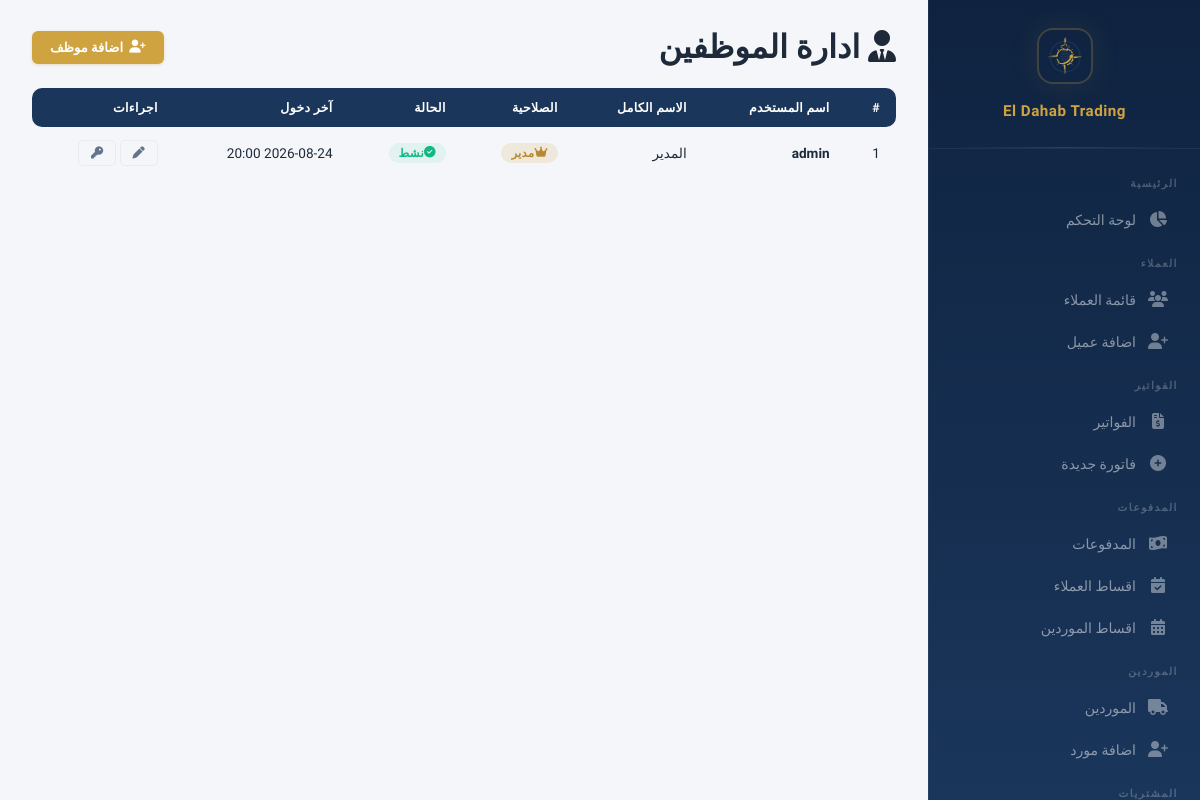
The app's page /employees (signed in), older data.
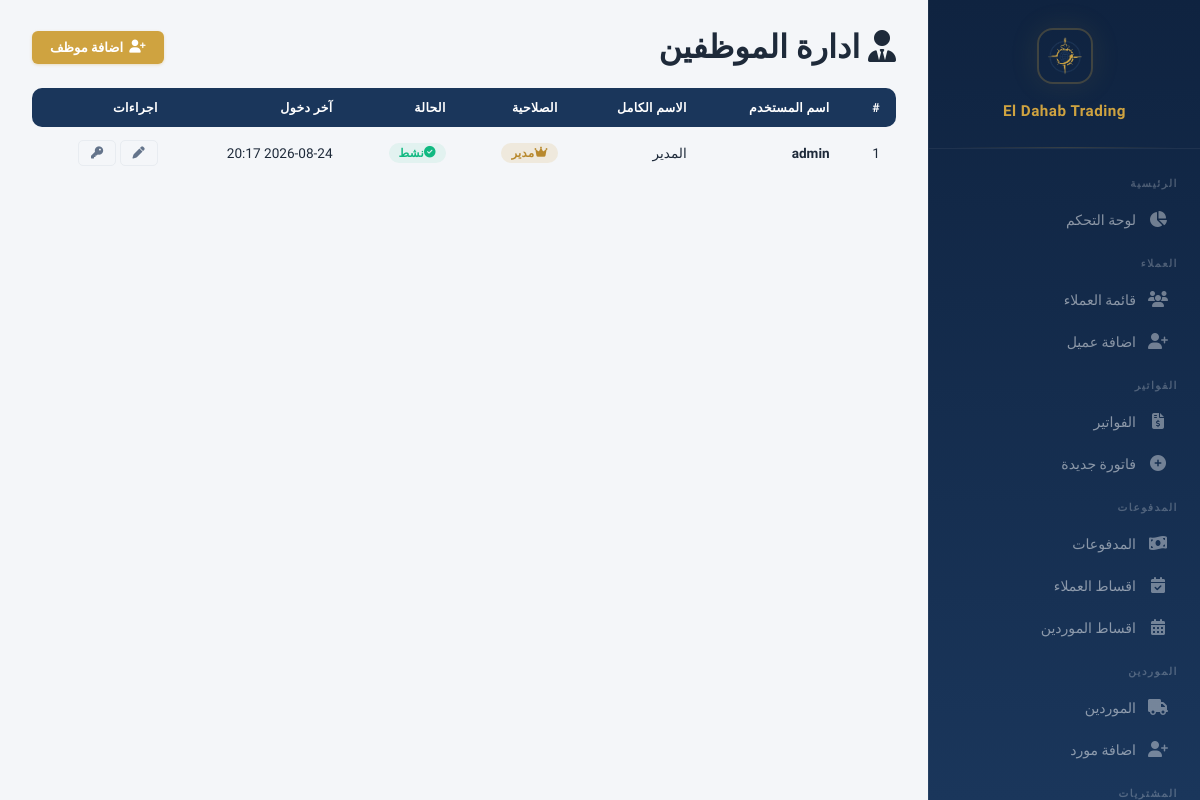
The same page, newer data.
### models.py (models this page shows, shortened)
class User(db.Model):
    __tablename__ = 'users'
    id = db.Column(db.Integer, primary_key=True)
    username = db.Column(db.String(80), unique=True, nullable=False)
    password_hash = db.Column(db.String(256), nullable=False)
    full_name = db.Column(db.String(200))
    is_admin = db.Column(db.Boolean, default=False)
    is_active = db.Column(db.Boolean, default=True)
    created_at = db.Column(db.DateTime, default=datetime.utcnow)
    last_login = db.Column(db.DateTime)
    permissions = db.relationship('UserPermission', backref='user', lazy=True, cascade='all, delete-orphan')
    def has_permission(self, page):
        if self.is_admin:
            return True
        return any(p.page == page for p in self.permissions)

### app.py (the view)
@app.route('/employees')
@login_required
def employees_list():
    if not current_user().is_admin:
        flash('ليس لديك صلاحية', 'danger')
        return redirect(url_for('dashboard'))
    users = User.query.order_by(User.id).all()
    return render_template('employees_list.html', users=users, PAGES=PAGES)

### app.py (called while the page is built)
@app.context_processor
def inject_payment_methods():
    return {'PAYMENT_METHODS': PAYMENT_METHODS}

@app.before_request
def check_session_expiry():
    if 'user_id' in session and session.get('expires_at'):
        if datetime.utcnow().timestamp() > session['expires_at']:
            session.clear()
            flash('انتهت الجلسة، يرجى تسجيل الدخول مرة اخرى', 'warning')
            return redirect(url_for('login'))

@app.context_processor
def inject_user():
    if not hasattr(g, 'current_user'):
        g.current_user = db.session.get(User, session['user_id']) if 'user_id' in session else None
    return dict(current_user=g.current_user)

def current_user():
    if 'user_id' in session:
        return User.query.get(session['user_id'])
    return None

### templates/employees_list.html (shortened to what this page needs)
{% extends "base.html" %}
{% block content %}
<div class="page-header" style="display:flex;justify-content:space-between;align-items:center;flex-wrap:wrap;gap:12px;">
    <h1><i class="fa-solid fa-user-tie"></i> ادارة الموظفين</h1>
    <a href="{{ url_for('employee_add') }}" class="btn btn-gold"><i class="fa-solid fa-user-plus"></i> اضافة موظف</a>
</div>
<div class="table-responsive">
    <table class="table">
        <thead>
            <tr>
                <th>#</th>
                <th>اسم المستخدم</th>
                <th>الاسم الكامل</th>
                <th>الصلاحية</th>
                <th>الحالة</th>
                <th>آخر دخول</th>
                <th>اجراءات</th>
            </tr>
        </thead>
        <tbody>
            {% for u in users %}
            <tr>
                <td>{{ u.id }}</td>
                <td><strong>{{ u.username }}</strong></td>
                <td>{{ u.full_name or '-' }}</td>
                <td>
                    {% if u.is_admin %}
                        <span class="badge badge-gold"><i class="fa-solid fa-crown"></i> مدير</span>
                    {% else %}
                        <span class="badge badge-navy">{{ u.permissions | length }} صلاحية</span>
                    {% endif %}
                </td>
                <td>
                    {% if u.is_active %}
                        <span class="badge badge-success"><i class="fa-solid fa-check-circle"></i> نشط</span>
                    {% else %}
                        <span class="badge badge-danger"><i class="fa-solid fa-ban"></i> معطل</span>
                    {% endif %}
                </td>
                <td>{{ u.last_login.strftime('%Y-%m-%d %H:%M') if u.last_login else 'لم يسجل دخول' }}</td>
                <td>
                    <div class="action-buttons">
                        <a href="{{ url_for('employee_edit', user_id=u.id) }}" class="btn btn-sm btn-outline" title="تعديل">
                            <i class="fa-solid fa-pen"></i>
                        </a>
                        <a href="{{ url_for('employee_permissions', user_id=u.id) }}" class="btn btn-sm btn-outline" title="الصلاحيات">
                            <i class="fa-solid fa-key"></i>
                        </a>
                    </div>
                </td>
            </tr>
            {% endfor %}
        </tbody>
    </table>
</div>
{% endblock %}

### templates/base.html (shortened to what this page needs)
<!DOCTYPE html>
<html lang="ar" dir="rtl">
<head>
    <link rel="stylesheet" href="https://cdnjs.cloudflare.com/ajax/libs/font-awesome/6.5.1/css/all.min.css">
    <link rel="stylesheet" href="{{ url_for('static', filename='css/style.css') }}">
</head>
<body>
    <div class="app-layout">
        <nav class="sidebar" id="sidebar">
            <div class="sidebar-header">
                <img src="{{ url_for('static', filename='logo.png') }}" alt="Logo">
                <h2>El Dahab Trading</h2>
            </div>
            <div class="sidebar-nav">
                {% if current_user.is_admin or current_user.has_permission('dashboard') %}
                <div class="nav-section">الرئيسية</div>
                <a href="{{ url_for('dashboard') }}" class="nav-link {% if request.endpoint == 'dashboard' %}active{% endif %}">
                    <span class="icon"><i class="fas fa-chart-pie"></i></span> لوحة التحكم
                </a>
                {% endif %}
                {% if current_user.is_admin or current_user.has_permission('customers') or current_user.has_permission('customer_add') %}
                <div class="nav-section">العملاء</div>
                {% if current_user.is_admin or current_user.has_permission('customers') %}
                <a href="{{ url_for('customers_list') }}" class="nav-link {% if 'customer' in request.endpoint %}active{% endif %}">
                    <span class="icon"><i class="fas fa-users"></i></span> قائمة العملاء
                </a>
                {% endif %}
                {% if current_user.is_admin or current_user.has_permission('customer_add') %}
                <a href="{{ url_for('customer_add') }}" class="nav-link">
                    <span class="icon"><i class="fas fa-user-plus"></i></span> اضافة عميل
                </a>
                {% endif %}
                {% endif %}
                {% if current_user.is_admin or current_user.has_permission('invoices') or current_user.has_permission('invoice_add') %}
                <div class="nav-section">الفواتير</div>
                {% if current_user.is_admin or current_user.has_permission('invoices') %}
                <a href="{{ url_for('invoices_list') }}" class="nav-link {% if 'invoice' in request.endpoint %}active{% endif %}">
                    <span class="icon"><i class="fas fa-file-invoice-dollar"></i></span> الفواتير
                </a>
                {% endif %}
                {% if current_user.is_admin or current_user.has_permission('invoice_add') %}
                <a href="{{ url_for('invoice_add') }}" class="nav-link">
                    <span class="icon"><i class="fas fa-plus-circle"></i></span> فاتورة جديدة
                </a>
                {% endif %}
                {% endif %}
                {% if current_user.is_admin or current_user.has_permission('payments') or current_user.has_permission('installments_list') or current_user.has_permission('supplier_installments_list') %}
                <div class="nav-section">المدفوعات</div>
                {% if current_user.is_admin or current_user.has_permission('payments') %}
                <a href="{{ url_for('payments_list') }}" class="nav-link {% if 'payment' in request.endpoint and 'supplier' not in request.endpoint %}active{% endif %}">
                    <span class="icon"><i class="fas fa-money-bill-wave"></i></span> المدفوعات
                </a>
                {% endif %}
                {% if current_user.is_admin or current_user.has_permission('installments_list') %}
                <a href="{{ url_for('installments_list') }}" class="nav-link {% if 'installment' in request.endpoint and 'supplier' not in request.endpoint %}active{% endif %}">
                    <span class="icon"><i class="fas fa-calendar-check"></i></span> اقساط العملاء
                </a>
                {% endif %}
                {% if current_user.is_admin or current_user.has_permission('supplier_installments_list') %}
                <a href="{{ url_for('supplier_installments_list') }}" class="nav-link {% if 'supplier_installment' in request.endpoint %}active{% endif %}">
                    <span class="icon"><i class="fas fa-calendar-alt"></i></span> اقساط الموردين
                </a>
                {% endif %}
                {% endif %}
                {% if current_user.is_admin or current_user.has_permission('suppliers') or current_user.has_permission('supplier_add') %}
                <div class="nav-section">الموردين</div>
                {% if current_user.is_admin or current_user.has_permission('suppliers') %}
                <a href="{{ url_for('suppliers_list') }}" class="nav-link {% if 'supplier' in request.endpoint and 'payment' not in request.endpoint %}active{% endif %}">
                    <span class="icon"><i class="fas fa-truck"></i></span> الموردين
                </a>
                {% endif %}
                {% if current_user.is_admin or current_user.has_permission('supplier_add') %}
                <a href="{{ url_for('supplier_add') }}" class="nav-link">
                    <span class="icon"><i class="fas fa-user-plus"></i></span> اضافة مورد
                </a>
                {% endif %}
                {% endif %}
                {% if current_user.is_admin or current_user.has_permission('purchases') or current_user.has_permission('purchase_add') %}
                <div class="nav-section">المشتريات</div>
                {% endif %}
            </div>
        </nav>
        <main class="main-content">
            <div class="content-area">
                {% block content %}{% endblock %}
            </div>
        </main>
    </div>
</body>
</html>

Row changes from the older to the newer data that the page shows:
changed User "admin": last_login "2026-08-24 20:00" → "2026-08-24 20:17"
